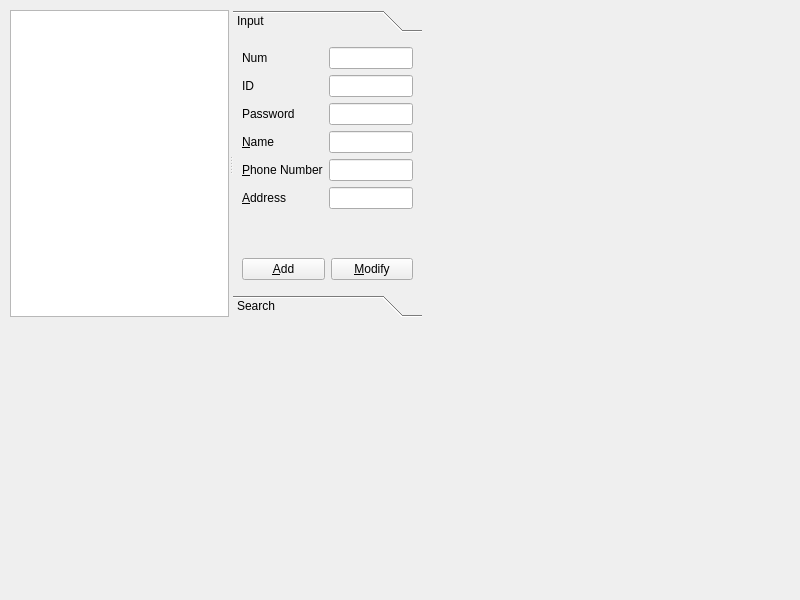
<?xml version="1.0" encoding="UTF-8"?>
<ui version="4.0">
 <class>ClientManagerForm</class>
 <widget class="QWidget" name="ClientManagerForm">
  <property name="geometry">
   <rect>
    <x>0</x>
    <y>0</y>
    <width>800</width>
    <height>600</height>
   </rect>
  </property>
  <property name="windowTitle">
   <string>Form</string>
  </property>
  <widget class="QSplitter" name="splitter">
   <property name="geometry">
    <rect>
     <x>10</x>
     <y>10</y>
     <width>412</width>
     <height>307</height>
    </rect>
   </property>
   <property name="orientation">
    <enum>Qt::Horizontal</enum>
   </property>
   <widget class="QListWidget" name="listWidget"/>
   <widget class="QToolBox" name="toolBox">
    <property name="currentIndex">
     <number>0</number>
    </property>
    <widget class="QWidget" name="inputPage">
     <property name="geometry">
      <rect>
       <x>0</x>
       <y>0</y>
       <width>202</width>
       <height>249</height>
      </rect>
     </property>
     <attribute name="label">
      <string>Input</string>
     </attribute>
     <layout class="QVBoxLayout" name="verticalLayout">
      <item>
       <layout class="QFormLayout" name="formLayout_4">
        <item row="0" column="0">
         <widget class="QLabel" name="labelNum">
          <property name="text">
           <string>Num</string>
          </property>
          <property name="buddy">
           <cstring>lineEditNum</cstring>
          </property>
         </widget>
        </item>
        <item row="3" column="0">
         <widget class="QLabel" name="labelName">
          <property name="text">
           <string>&amp;Name</string>
          </property>
          <property name="buddy">
           <cstring>lineEditName</cstring>
          </property>
         </widget>
        </item>
        <item row="5" column="0">
         <widget class="QLabel" name="labelAddress">
          <property name="text">
           <string>&amp;Address</string>
          </property>
          <property name="buddy">
           <cstring>lineEditAddress</cstring>
          </property>
         </widget>
        </item>
        <item row="4" column="0">
         <widget class="QLabel" name="labelPhoneNumber">
          <property name="text">
           <string>&amp;Phone Number</string>
          </property>
          <property name="buddy">
           <cstring>lineEditPhoneNumber</cstring>
          </property>
         </widget>
        </item>
        <item row="0" column="1">
         <widget class="QLineEdit" name="lineEditNum">
          <property name="readOnly">
           <bool>true</bool>
          </property>
         </widget>
        </item>
        <item row="3" column="1">
         <widget class="QLineEdit" name="lineEditName"/>
        </item>
        <item row="4" column="1">
         <widget class="QLineEdit" name="lineEditPhoneNumber"/>
        </item>
        <item row="5" column="1">
         <widget class="QLineEdit" name="lineEditAddress"/>
        </item>
        <item row="2" column="0">
         <widget class="QLabel" name="labelPW">
          <property name="text">
           <string>Password</string>
          </property>
         </widget>
        </item>
        <item row="2" column="1">
         <widget class="QLineEdit" name="lineEditPW"/>
        </item>
        <item row="1" column="0">
         <widget class="QLabel" name="labelID">
          <property name="text">
           <string>ID</string>
          </property>
         </widget>
        </item>
        <item row="1" column="1">
         <widget class="QLineEdit" name="lineEditID"/>
        </item>
       </layout>
      </item>
      <item>
       <spacer name="verticalSpacer_2">
        <property name="orientation">
         <enum>Qt::Vertical</enum>
        </property>
        <property name="sizeHint" stdset="0">
         <size>
          <width>20</width>
          <height>40</height>
         </size>
        </property>
       </spacer>
      </item>
      <item>
       <layout class="QHBoxLayout" name="horizontalLayout">
        <item>
         <widget class="QPushButton" name="pushButton">
          <property name="text">
           <string>&amp;Add</string>
          </property>
         </widget>
        </item>
        <item>
         <widget class="QPushButton" name="pushButtonModify">
          <property name="text">
           <string>&amp;Modify</string>
          </property>
         </widget>
        </item>
       </layout>
      </item>
     </layout>
    </widget>
    <widget class="QWidget" name="SearchPage">
     <property name="geometry">
      <rect>
       <x>0</x>
       <y>0</y>
       <width>202</width>
       <height>249</height>
      </rect>
     </property>
     <attribute name="label">
      <string>Search</string>
     </attribute>
     <layout class="QVBoxLayout" name="verticalLayout_2">
      <item>
       <widget class="QListWidget" name="listWidgetSearch"/>
      </item>
      <item>
       <layout class="QHBoxLayout" name="horizontalLayout_2">
        <item>
         <widget class="QLabel" name="label_5">
          <property name="text">
           <string>&amp;ID</string>
          </property>
          <property name="buddy">
           <cstring>lineEditSearch</cstring>
          </property>
         </widget>
        </item>
        <item>
         <widget class="QLineEdit" name="lineEditSearch"/>
        </item>
       </layout>
      </item>
      <item>
       <layout class="QHBoxLayout" name="horizontalLayout_3">
        <item>
         <widget class="QPushButton" name="pushButton_3">
          <property name="text">
           <string>Search</string>
          </property>
         </widget>
        </item>
       </layout>
      </item>
     </layout>
    </widget>
   </widget>
  </widget>
 </widget>
 <resources/>
 <connections/>
</ui>
